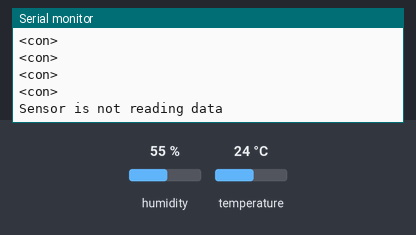
Bench run of a sketch on a simulated ESP8266 (NodeMCU). Shown: the last lines printed to the serial monitor. Inputs (shaded band) come from the test bench; at power-on: humidity 55 %, temperature 24 °C. WiFi joins after 1.5 s; servers stay silent unless stated; web services answer with replies made up by the test bench.

Above: at 2.7 s.
2.8 s: humidity set to 22 %
At 5.1 s:
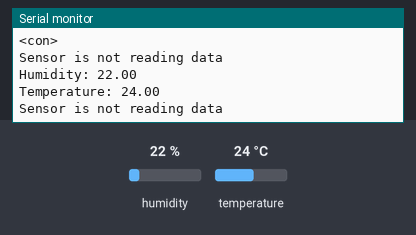
6.4 s: temperature set to 12 °C
At 9.3 s:
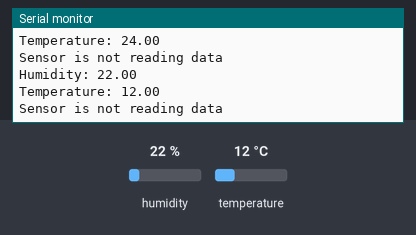
10.0 s: humidity set to 40 %
At 12.0 s:
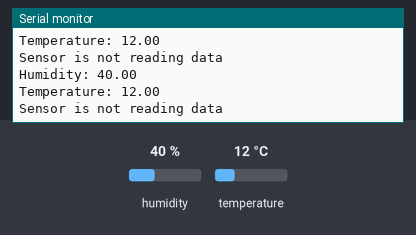

The sketch:

dht11_Data_to_ThingsSpeak_cloud.ino
```cpp
#include <DHT.h>
#include <ESP8266WiFi.h>
#include <ESP8266HTTPClient.h>
#define DHTTYPE DHT11

WiFiClient client;
int DHTPin = 13;
int var;
float temp,hum;
String request_string;
String thingsSpeakAddresss = "https://api.thingspeak.com/update?";
HTTPClient http;
DHT dht(DHTPin, DHTTYPE);
void setup() {
  Serial.begin(115200);
  dht.begin();
  pinMode(DHTPin,INPUT);
  WiFi.disconnect();
  WiFi.begin("Inam ul Rehman", "in123456");
  while(!(WiFi.status()== WL_CONNECTED)){
    Serial.println("<con>");
    delay(300);
    }
  }

void loop() {
   long state = digitalRead(DHTPin);
   if(state == 1)
   {
      var = 1;
      Serial.println("Sensor is reading data");
      thingSpeakUpdate();
      delay(1000);
    }
    else
    {
      var = 0;
      Serial.println("Sensor is not reading data");
      thingSpeakUpdate();
      delay(1000);
      }

  hum = dht.readHumidity();
  temp = dht.readTemperature();
  Serial.print("Humidity: ");
  Serial.println(hum);
  Serial.print("Temperature: ");
  Serial.println(temp);
}

void thingSpeakUpdate(){
  if(client.connect("api.thingspeak.com",80)){
      request_string = thingsSpeakAddresss;
      request_string += "api_key=";
      request_string += "DVTVAETM5SHS8J44";
      request_string += "&";
      request_string += "field1=";
      request_string += var;
      request_string += "&";
      request_string += "field2=";
      request_string += temp;
      request_string += "&";
      request_string += "field3=";
      request_string += hum;
      http.begin(client , request_string);
      http.GET();
      http.end();
      delay(1000);
    }

  }
```

Measured:
- after the input at 2.8 s, the serial monitor: prints a new line after 1.1 s (image 1)
- after the input at 6.4 s, the serial monitor: prints a new line after 2.4 s (image 2)
- after the input at 10.0 s, the serial monitor: prints a new line after 1.2 s (image 3)
